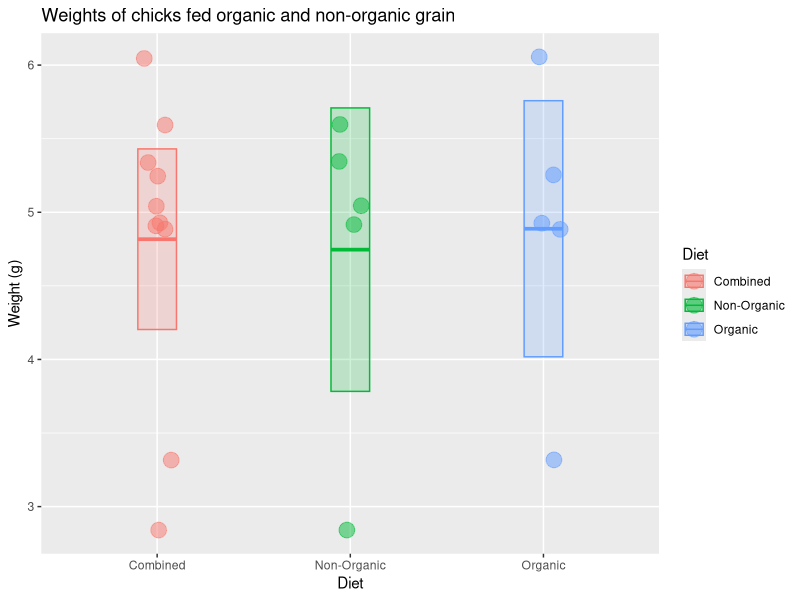

Write the R code that produced this figure.
## ---- chunk 1
x <- c(6.05, 4.89, 3.32, 4.93, 5.25, 5.04, 4.91, 2.84, 5.60, 5.34)
## ---- chunk 2
 n <- length(x) # sample size
mean(x)    # mean value
median(x)  # median value
sd(x)      # standard deviation
## ---- chunk 3
sem <- sd(x) / sqrt(n)
## ---- chunk 4
c(mean(x) + 1.96 * sem, mean(x) - 1.96 * sem)
## ---- chunk 5

library(tidyverse)

# check to make sure you did the part above correctly
# if not, generate some fake x data
if (!exists("x") | !is.numeric(x) | !length(x) == 10) x <- rep(1, 10)

# put the chick data into a data frame
chick_data <-
  tibble::tibble(
    diet = rep(c("Combined", "Combined", "Organic", "Non-Organic"), each = 5),
    weight = c(x, x)
  )

# summarize the chick weights by diet
chick_summary <-
  chick_data %>% 
  group_by(diet) %>% 
  summarize(
    mean = mean(weight),
    median = median(weight),
    sd = sd(weight),
    n = n(),
    sem = sd / sqrt(n),
    upper = mean + 1.96 * sem,   # upper confidence limit
    lower = mean - 1.96 * sem,   # lower confidence limit
    .groups = "drop"
  )

# plot chick weights
ggplot(chick_data, aes(x = diet, y = weight, color = diet, fill = diet)) +
  geom_jitter(size = 5, shape = 21, alpha = 0.5, width = 0.1) +
  geom_crossbar(
    mapping = aes(ymin = lower, ymax = upper, y = mean), 
    data = chick_summary,
    width = 0.2, alpha = 0.2
  ) +
  labs(
    title = "Weights of chicks fed organic and non-organic grain",
    x = "Diet",
    color = "Diet",
    fill = "Diet",
    y = "Weight (g)"
  )

